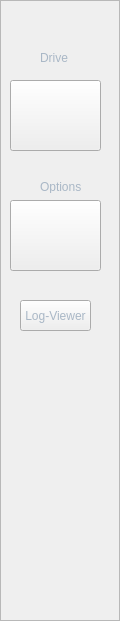
   <widget class="QFrame" name="frame">
    <property name="geometry">
     <rect>
      <x>0</x>
      <y>0</y>
      <width>120</width>
      <height>621</height>
     </rect>
    </property>
    <property name="styleSheet">
     <string notr="true"/>
    </property>
    <property name="frameShape">
     <enum>QFrame::StyledPanel</enum>
    </property>
    <property name="frameShadow">
     <enum>QFrame::Raised</enum>
    </property>
    <widget class="QLabel" name="label_2">
     <property name="geometry">
      <rect>
       <x>40</x>
       <y>50</y>
       <width>31</width>
       <height>16</height>
      </rect>
     </property>
     <property name="palette">
      <palette>
       <active>
        <colorrole role="WindowText">
         <brush brushstyle="SolidPattern">
          <color alpha="255">
           <red>169</red>
           <green>183</green>
           <blue>198</blue>
          </color>
         </brush>
        </colorrole>
       </active>
       <inactive>
        <colorrole role="WindowText">
         <brush brushstyle="SolidPattern">
          <color alpha="255">
           <red>169</red>
           <green>183</green>
           <blue>198</blue>
          </color>
         </brush>
        </colorrole>
       </inactive>
       <disabled>
        <colorrole role="WindowText">
         <brush brushstyle="SolidPattern">
          <color alpha="255">
           <red>120</red>
           <green>120</green>
           <blue>120</blue>
          </color>
         </brush>
        </colorrole>
       </disabled>
      </palette>
     </property>
     <property name="text">
      <string>Drive</string>
     </property>
    </widget>
    <widget class="QLabel" name="label_3">
     <property name="geometry">
      <rect>
       <x>40</x>
       <y>180</y>
       <width>47</width>
       <height>13</height>
      </rect>
     </property>
     <property name="palette">
      <palette>
       <active>
        <colorrole role="WindowText">
         <brush brushstyle="SolidPattern">
          <color alpha="255">
           <red>169</red>
           <green>183</green>
           <blue>198</blue>
          </color>
         </brush>
        </colorrole>
       </active>
       <inactive>
        <colorrole role="WindowText">
         <brush brushstyle="SolidPattern">
          <color alpha="255">
           <red>169</red>
           <green>183</green>
           <blue>198</blue>
          </color>
         </brush>
        </colorrole>
       </inactive>
       <disabled>
        <colorrole role="WindowText">
         <brush brushstyle="SolidPattern">
          <color alpha="255">
           <red>120</red>
           <green>120</green>
           <blue>120</blue>
          </color>
         </brush>
        </colorrole>
       </disabled>
      </palette>
     </property>
     <property name="text">
      <string>Options</string>
     </property>
    </widget>
    <widget class="QPushButton" name="bt_drive">
     <property name="geometry">
      <rect>
       <x>10</x>
       <y>80</y>
       <width>91</width>
       <height>71</height>
      </rect>
     </property>
     <property name="styleSheet">
      <string notr="true">image: url(:/DriveMyFiles/Resources/drive.png);</string>
     </property>
     <property name="text">
      <string/>
     </property>
    </widget>
    <widget class="QPushButton" name="bt_options">
     <property name="geometry">
      <rect>
       <x>10</x>
       <y>200</y>
       <width>91</width>
       <height>71</height>
      </rect>
     </property>
     <property name="styleSheet">
      <string notr="true">image: url(:/DriveMyFiles/Resources/options.png);</string>
     </property>
     <property name="text">
      <string/>
     </property>
    </widget>
    <widget class="QPushButton" name="bt_log_viewer">
     <property name="geometry">
      <rect>
       <x>20</x>
       <y>300</y>
       <width>71</width>
       <height>31</height>
      </rect>
     </property>
     <property name="palette">
      <palette>
       <active>
        <colorrole role="WindowText">
         <brush brushstyle="SolidPattern">
          <color alpha="255">
           <red>169</red>
           <green>183</green>
           <blue>198</blue>
          </color>
         </brush>
        </colorrole>
        <colorrole role="Text">
         <brush brushstyle="SolidPattern">
          <color alpha="255">
           <red>169</red>
           <green>183</green>
           <blue>198</blue>
          </color>
         </brush>
        </colorrole>
        <colorrole role="ButtonText">
         <brush brushstyle="SolidPattern">
          <color alpha="255">
           <red>169</red>
           <green>183</green>
           <blue>198</blue>
          </color>
         </brush>
        </colorrole>
        <colorrole role="PlaceholderText">
         <brush brushstyle="NoBrush">
          <color alpha="128">
           <red>169</red>
           <green>183</green>
           <blue>198</blue>
          </color>
         </brush>
        </colorrole>
       </active>
       <inactive>
        <colorrole role="WindowText">
         <brush brushstyle="SolidPattern">
          <color alpha="255">
           <red>169</red>
           <green>183</green>
           <blue>198</blue>
          </color>
         </brush>
        </colorrole>
        <colorrole role="Text">
         <brush brushstyle="SolidPattern">
          <color alpha="255">
           <red>169</red>
           <green>183</green>
           <blue>198</blue>
          </color>
         </brush>
        </colorrole>
        <colorrole role="ButtonText">
         <brush brushstyle="SolidPattern">
          <color alpha="255">
           <red>169</red>
           <green>183</green>
           <blue>198</blue>
          </color>
         </brush>
        </colorrole>
        <colorrole role="PlaceholderText">
         <brush brushstyle="NoBrush">
          <color alpha="128">
           <red>169</red>
           <green>183</green>
           <blue>198</blue>
          </color>
         </brush>
        </colorrole>
       </inactive>
       <disabled>
        <colorrole role="WindowText">
         <brush brushstyle="SolidPattern">
          <color alpha="255">
           <red>120</red>
           <green>120</green>
           <blue>120</blue>
          </color>
         </brush>
        </colorrole>
        <colorrole role="Text">
         <brush brushstyle="SolidPattern">
          <color alpha="255">
           <red>120</red>
           <green>120</green>
           <blue>120</blue>
          </color>
         </brush>
        </colorrole>
        <colorrole role="ButtonText">
         <brush brushstyle="SolidPattern">
          <color alpha="255">
           <red>120</red>
           <green>120</green>
           <blue>120</blue>
          </color>
         </brush>
        </colorrole>
        <colorrole role="PlaceholderText">
         <brush brushstyle="NoBrush">
          <color alpha="128">
           <red>169</red>
           <green>183</green>
           <blue>198</blue>
          </color>
         </brush>
        </colorrole>
       </disabled>
      </palette>
     </property>
     <property name="styleSheet">
      <string notr="true"/>
     </property>
     <property name="text">
      <string>Log-Viewer</string>
     </property>
    </widget>
   </widget>
